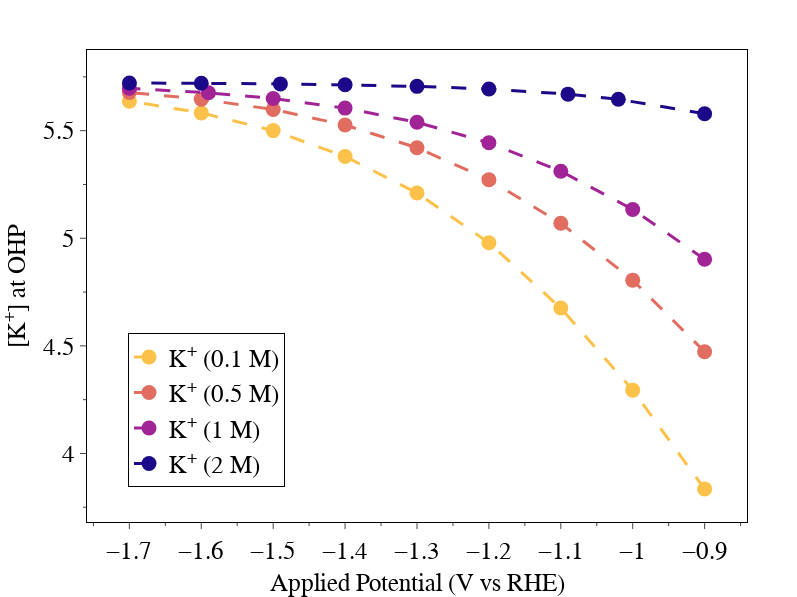

This figure's notebook cell:
### Code cell
fig = px.scatter(df, x='V vs RHE', y='[K]',hover_data={'index': (df.index)},color= df.index,color_discrete_map=color_dict)

fig.update_traces(line=dict(dash='longdash',width=3),
                  marker=dict(size=15),mode='lines+markers')

fig.update_layout(
    width=797,
    height=597,
    showlegend=True,
    # title=dict(
    #      text='Ethylene',
    #      x=0.5,
    #      font_size=25),
    legend=dict(
     bordercolor='black', 
     borderwidth=1,
     title='',
     yanchor="top",
     y=0.4,
     xanchor="right",
     font_size=25,
     x=0.3),
    font=dict(family="Arial", color="black"),
    hoverlabel={"namelength": -1},
     margin=dict(
         l=0,
         r=50,
         b=0,
         t=50,
     ),
    paper_bgcolor="white",
    plot_bgcolor="white",
    xaxis=dict(
        title=rf'Applied Potential (V vs RHE)',
        title_font_size=25,
        showline=True,
        #linewidth=3,
        linecolor="black",
        mirror=True,
        showgrid=False,
        zeroline=False,
        #gridcolor="rgba(0,0,0,0.3)",
        ticks="outside",
        tickfont_size=25,
        #tickformat="d",
        #range=[-1.2,-0.2],
        #tick0=0.5,
        minor=dict(ticklen=3,dtick=0.05),
        # dtick=0.2,
        #tickwidth=3,
        ticklen=6,
    ),
    yaxis=dict(
        title=rf'[K<sup>+</sup>] at OHP',
        title_font=dict(size=25),
        showline=True,
        title_standoff=25,
        #linewidth=3,
        linecolor="black",
        mirror=True,
        showgrid=False,
        zeroline=False,
        #gridcolor="rgba(0,0,0,0.3)",
        ticks="outside",
        tickfont_size=25,
        #tickformat="d",
        #tick0=0.5,
        minor=dict(ticklen=3,dtick=0.25),
        # dtick=0.4,
        #range=[-6,-2.5],
        #tickwidth=3,
        ticklen=6,
    ),
)

fig.write_image('K_U_conc.png',scale=5)
fig.show()

### Figure 1 — Plotly figure (JSON) as saved in the notebook; plotly's stock layout.template omitted (floating-point values rounded to 4 significant figures)
{"data": [{"customdata": [["K<sup>+</sup> (0.1 M)"], ["K<sup>+</sup> (0.1 M)"], ["K<sup>+</sup> (0.1 M)"], ["K<sup>+</sup> (0.1 M)"], ["K<sup>+</sup> (0.1 M)"], ["K<sup>+</sup> (0.1 M)"], ["K<sup>+</sup> (0.1 M)"], ["K<sup>+</sup> (0.1 M)"], ["K<sup>+</sup> (0.1 M)"]], "hovertemplate": "index=%{customdata[0]}<br>V vs RHE=%{x}<br>[K]=%{y}<extra></extra>", "legendgroup": "K<sup>+</sup> (0.1 M)", "line": {"dash": "longdash", "width": 3}, "marker": {"color": "#fbc148", "size": 15, "symbol": "circle"}, "mode": "lines+markers", "name": "K<sup>+</sup> (0.1 M)", "orientation": "v", "showlegend": true, "type": "scatter", "x": [-0.9, -1, -1.1, -1.2, -1.3, -1.4, -1.5, -1.6, -1.7], "xaxis": "x", "y": [3.835, 4.294, 4.676, 4.979, 5.21, 5.38, 5.5, 5.583, 5.637], "yaxis": "y"}, {"customdata": [["K<sup>+</sup> (0.5 M)"], ["K<sup>+</sup> (0.5 M)"], ["K<sup>+</sup> (0.5 M)"], ["K<sup>+</sup> (0.5 M)"], ["K<sup>+</sup> (0.5 M)"], ["K<sup>+</sup> (0.5 M)"], ["K<sup>+</sup> (0.5 M)"], ["K<sup>+</sup> (0.5 M)"], ["K<sup>+</sup> (0.5 M)"]], "hovertemplate": "index=%{customdata[0]}<br>V vs RHE=%{x}<br>[K]=%{y}<extra></extra>", "legendgroup": "K<sup>+</sup> (0.5 M)", "line": {"dash": "longdash", "width": 3}, "marker": {"color": "#e16c60", "size": 15, "symbol": "circle"}, "mode": "lines+markers", "name": "K<sup>+</sup> (0.5 M)", "orientation": "v", "showlegend": true, "type": "scatter", "x": [-0.9, -1, -1.1, -1.2, -1.3, -1.4, -1.5, -1.6, -1.7], "xaxis": "x", "y": [4.473, 4.805, 5.07, 5.272, 5.421, 5.526, 5.598, 5.646, 5.678], "yaxis": "y"}, {"customdata": [["K<sup>+</sup> (1 M)"], ["K<sup>+</sup> (1 M)"], ["K<sup>+</sup> (1 M)"], ["K<sup>+</sup> (1 M)"], ["K<sup>+</sup> (1 M)"], ["K<sup>+</sup> (1 M)"], ["K<sup>+</sup> (1 M)"], ["K<sup>+</sup> (1 M)"], ["K<sup>+</sup> (1 M)"]], "hovertemplate": "index=%{customdata[0]}<br>V vs RHE=%{x}<br>[K]=%{y}<extra></extra>", "legendgroup": "K<sup>+</sup> (1 M)", "line": {"dash": "longdash", "width": 3}, "marker": {"color": "#a02495", "size": 15, "symbol": "circle"}, "mode": "lines+markers", "name": "K<sup>+</sup> (1 M)", "orientation": "v", "showlegend": true, "type": "scatter", "x": [-0.9, -1, -1.1, -1.2, -1.3, -1.4, -1.5, -1.59, -1.7], "xaxis": "x", "y": [4.903, 5.134, 5.312, 5.444, 5.539, 5.605, 5.649, 5.676, 5.697], "yaxis": "y"}, {"customdata": [["K<sup>+</sup> (2 M)"], ["K<sup>+</sup> (2 M)"], ["K<sup>+</sup> (2 M)"], ["K<sup>+</sup> (2 M)"], ["K<sup>+</sup> (2 M)"], ["K<sup>+</sup> (2 M)"], ["K<sup>+</sup> (2 M)"], ["K<sup>+</sup> (2 M)"], ["K<sup>+</sup> (2 M)"]], "hovertemplate": "index=%{customdata[0]}<br>V vs RHE=%{x}<br>[K]=%{y}<extra></extra>", "legendgroup": "K<sup>+</sup> (2 M)", "line": {"dash": "longdash", "width": 3}, "marker": {"color": "#1c0989", "size": 15, "symbol": "circle"}, "mode": "lines+markers", "name": "K<sup>+</sup> (2 M)", "orientation": "v", "showlegend": true, "type": "scatter", "x": [-0.9, -1.02, -1.09, -1.2, -1.3, -1.4, -1.49, -1.6, -1.7], "xaxis": "x", "y": [5.579, 5.646, 5.67, 5.694, 5.706, 5.713, 5.717, 5.72, 5.722], "yaxis": "y"}], "layout": {"font": {"color": "black", "family": "Arial"}, "height": 597, "hoverlabel": {"namelength": -1}, "legend": {"bordercolor": "black", "borderwidth": 1, "font": {"size": 25}, "title": {"text": ""}, "tracegroupgap": 0, "x": 0.3, "xanchor": "right", "y": 0.4, "yanchor": "top"}, "margin": {"b": 0, "l": 0, "r": 50, "t": 50}, "paper_bgcolor": "white", "plot_bgcolor": "white", "showlegend": true, "width": 797, "xaxis": {"anchor": "y", "domain": [0, 1], "linecolor": "black", "minor": {"dtick": 0.05, "ticklen": 3}, "mirror": true, "showgrid": false, "showline": true, "tickfont": {"size": 25}, "ticklen": 6, "ticks": "outside", "title": {"font": {"size": 25}, "text": "Applied Potential (V vs RHE)"}, "zeroline": false}, "yaxis": {"anchor": "x", "domain": [0, 1], "linecolor": "black", "minor": {"dtick": 0.25, "ticklen": 3}, "mirror": true, "showgrid": false, "showline": true, "tickfont": {"size": 25}, "ticklen": 6, "ticks": "outside", "title": {"font": {"size": 25}, "standoff": 25, "text": "[K<sup>+</sup>] at OHP"}, "zeroline": false}}}
